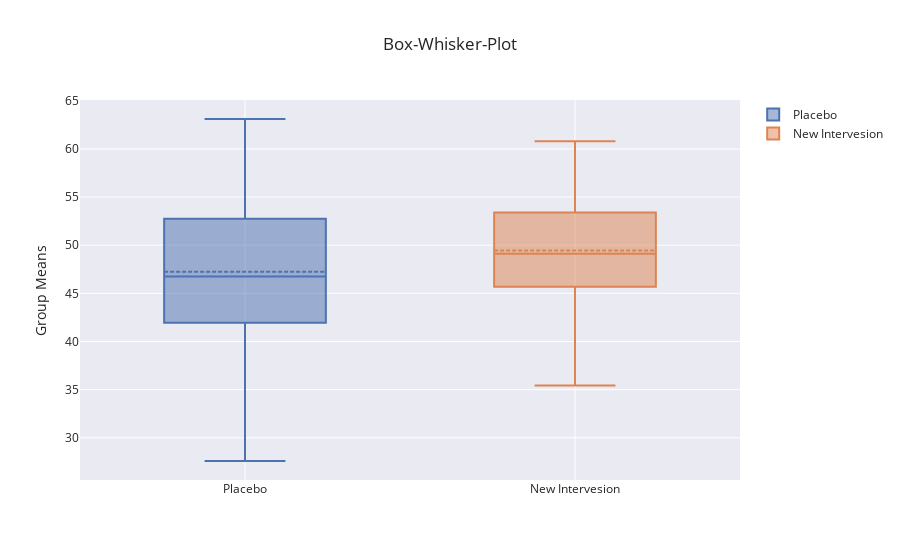

Notebook source saved alongside this figure:
### Markdown cell above
`Box-whisker-plot`

### Code cell
## creating a fig 
fig = go.Figure()
## adding the trace  
fig.add_trace( 
    go.Box( 
        y=Placebo, 
        boxpoints='suspectedoutliers',  
        boxmean=True,  
        name='Placebo'
    )
)

## adding the sceond Trace  
fig.add_trace(  
    go.Box( 
        y=New_Intervention,  
        boxmean=True, 
        boxpoints='suspectedoutliers', 
        name='New Intervesion'
    )

)

## update the layout  
fig.update_layout( 
    title = 'Box-Whisker-Plot',  
    yaxis = dict(title='Group Means')

)
